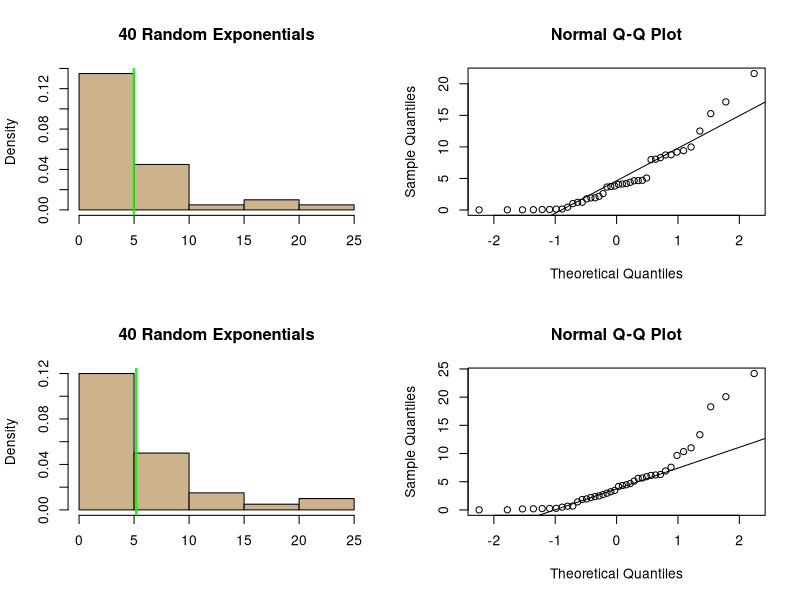
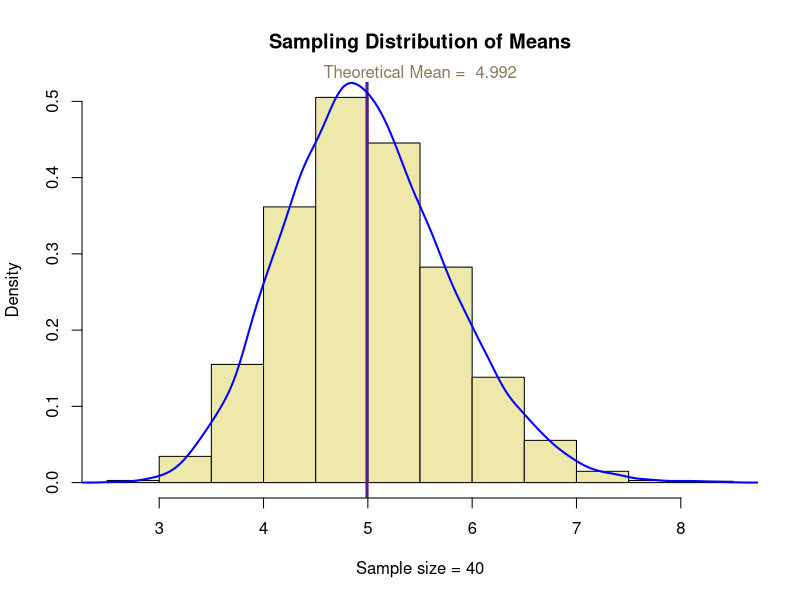
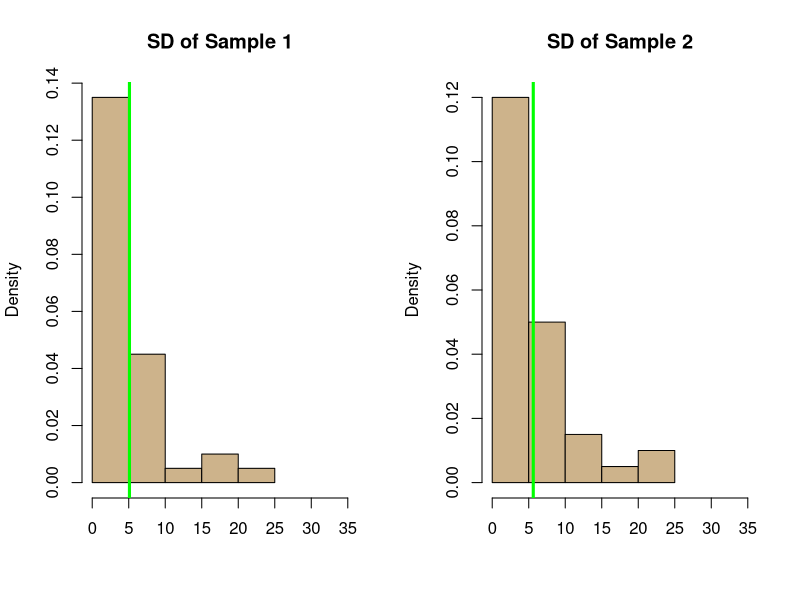
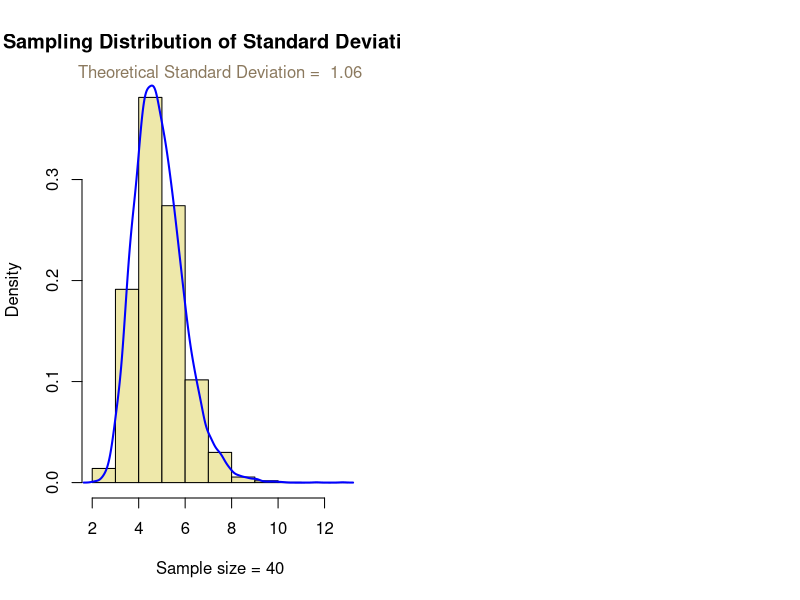

R code for these plots, in order:
## ---- chunk 1
knitr::opts_chunk$set(fig.path='figures/')
## ---- chunk 2
set.seed(1234)
## ---- chunk 3
lambda <- 0.2
n <- 40
sample1 <- rexp(n, lambda)
## ---- chunk 4
set.seed(9898)
sample2 <- rexp(n, lambda)
## ---- chunk 5
sample1_mean <- mean(sample1)
sample2_mean <- mean(sample2)
sample1_var <- var(sample1)
sample2_var <- var(sample2)
sample1_sd <- sd(sample1)
sample2_sd <- sd(sample2)
Sample <- c("Sample 1", "Sample 2")
Mean <- c(round(sample1_mean, 2), round(sample2_mean, 2))
Var <- c(round(sample1_var, 2), round(sample2_var, 2))
StdDev <- c(round(sample1_sd, 2), round(sample2_sd, 2))
theTable <- data.frame(Sample, Mean, Var, StdDev)
rownames(theTable) <- NULL
knitr::kable(theTable)
## ---- chunk 6
original_par <- par(no.readonly = TRUE)
par(mfrow=c(2,2))
title <- "40 Random Exponentials"
hist(sample1, prob = TRUE, col = "navajowhite3", border = "black", xlab = "", main = title)
abline(v = mean(sample1), col = "green", lwd = 2)
qqnorm(sample1);qqline(sample1)
hist(sample2, prob = TRUE, col = "navajowhite3", border = "black", xlab = "", main = title)
abline(v = mean(sample2), col = "green", lwd = 2)
qqnorm(sample2);qqline(sample2)
par(original_par)
rm(original_par)
## ---- chunk 7
main.title <- "Sampling Distribution of Means"
xbar <- NULL
ul <- 10000
for (i in 1:ul) {xbar <- c(xbar, mean(rexp(n, lambda) ) ) }
hist(xbar, prob = TRUE, xlab = "Sample size = 40", main = main.title, col = "palegoldenrod")
abline(v = mean(xbar), col = "purple4", lwd = 3)
mtext(paste("Theoretical Mean = ", round(mean(xbar), 3)), col = "navajowhite4")
lines(density(xbar), col="blue", lwd=2)
## ---- chunk 8
sample1_var <- var(sample1)
sample1_sd <- sd(sample1)
sample2_var <- var(sample2)
sample2_sd <- sd(sample2)
Sample <- c("Sample 1", "Sample 2")
Variance <- c(round(sample1_var, 2), round(sample2_var, 2))
StdDev <- c(round(sample1_sd, 2), round(sample2_sd, 2))
theTable <- data.frame(Sample, Variance, StdDev)
rownames(theTable) <- NULL
knitr::kable(theTable)
## ---- chunk 9
original_par <- par(no.readonly = TRUE)
par(mfrow=c(1,2))
title1 <- "SD of Sample 1"; title2 <- "SD of Sample 2"
hist(sample1, prob = TRUE, col = "navajowhite3", xlim = c(0, 35), xlab = "", main = title1)
abline(v = sd(sample1), col = "green", lwd = 3)
hist(sample2, prob = TRUE, col = "navajowhite3", xlim = c(0, 35), xlab = "", main = title2)
abline(v = sd(sample2), col = "green", lwd = 3)
## ---- chunk 10
x_label = "Sample size = 40"
main_title = "Sampling Distribution of Standard Deviations"
stddevs <- NULL
ul <- 10000
for (i in 1:ul) {stddevs <- c(stddevs, sd(rexp(n, lambda) ) ) }
hist(stddevs, prob = TRUE, xlab = x_label, main = main_title, col = "palegoldenrod")
mtext(paste("Theoretical Standard Deviation = ", round(sd(stddevs), 3)), col = "navajowhite4")
lines(density(stddevs), col="blue", lwd=2)
